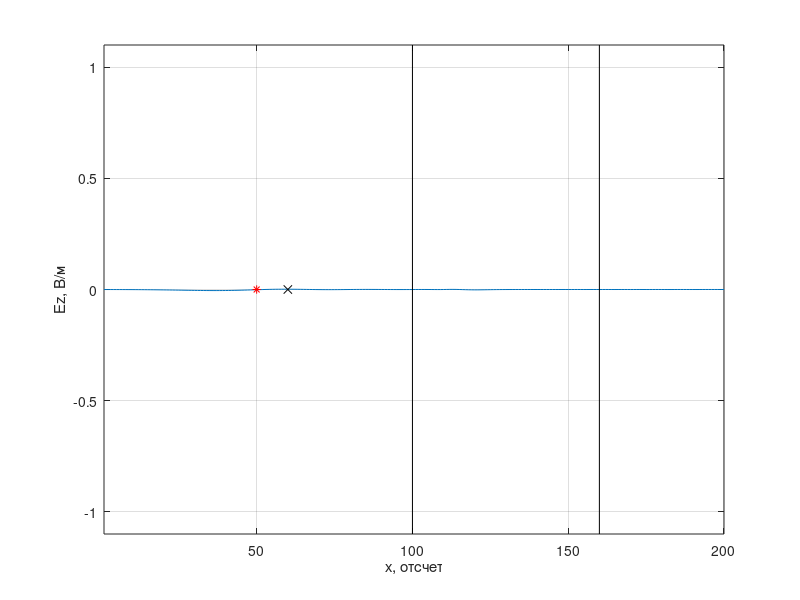
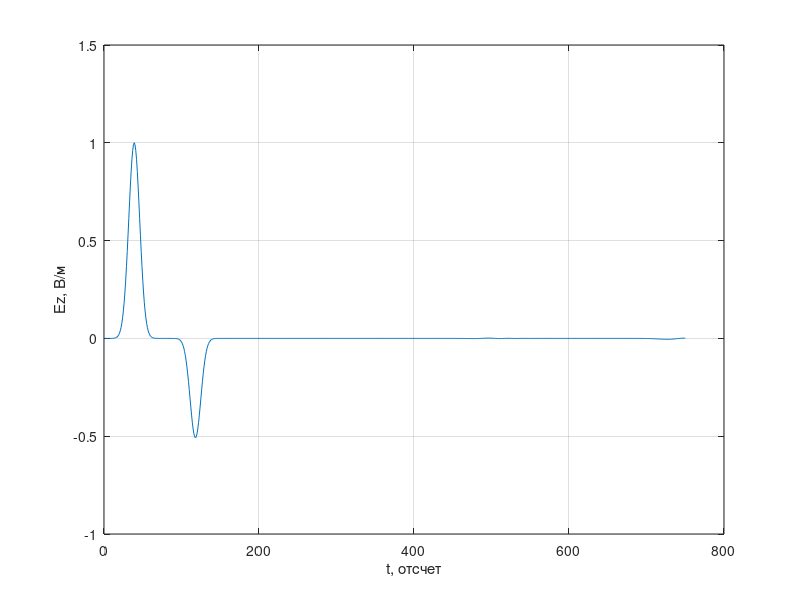

Here is the MATLAB script that generated these plots, in order:
%% Одномерный FDTD. Версия 1.6.1
% Граница раздела воздух - диэлектрик.
% На правой границе массива расположен диэлектрик с потерями.
% Добавлено усреднение коэффициентов для расчета затухания на границе
% поглощающего слоя.
clear

% Волновое сопротивление свободного пространства
W0 = 120 * pi;

% Время расчета в отсчетах
maxTime = 750;

% Размер области моделирования в отсчетах
maxSize = 200;

% Положение источника
sourcePos = 50;

% Положение датчика, регистрирующего поля
probePos = 60;

% Начало диэлектрического слоя
layer_x = 100;

% Где начинается поглощающий диэлектрик
layer_loss_x = 160;

% Потери в среде. loss = sigma * dt / (2 * eps * eps0)
loss = zeros(1, maxSize);
loss(layer_loss_x: end) = 0.01;

Ez = zeros (1, maxSize);
Hy = zeros (1, maxSize - 1);

eps = ones (size (Ez));
eps(layer_x: end) = 9.0;

% Коэффициенты для расчета поля E
ceze = (1 - loss) ./ (1 + loss);
cezh = W0 ./ (eps .* (1 + loss));

% Усреднение коэффициентов на границе поглощающего слоя
ceze(layer_loss_x) = (ceze(layer_loss_x - 1) +...
    ceze(layer_loss_x + 1)) / 2;
cezh(layer_loss_x) = (cezh(layer_loss_x - 1) +...
    cezh(layer_loss_x + 1)) / 2;

% Коэффициенты для расчета поля H
chyh = (1 - loss) ./ (1 + loss);
chye = 1 ./ (W0 * (1 + loss));

% Поле, зарегистрированное в датчике в зависимости от времени
probeTimeEz = zeros (1, maxTime);

figure

for t = 1: maxTime
    % Расчет компоненты поля H
    for m = 1: maxSize - 1
        % До этой строки Hy(n) хранит значение компоненты Hy
        % за предыдущий момент времени
        Hy(m) = chyh(m) * Hy(m) + ...
            chye(m) * (Ez(m + 1) - Ez(m));
    end
    
    Hy(sourcePos - 1) = Hy(sourcePos - 1) - ...
        exp (-(t - 30.0) ^ 2 / 100.0) / W0;
    
    % Расчет компоненты поля E
    Ez(1) = Ez(2);
    
    for m = 2: maxSize - 1
        % До этой строки Ez(n) хранит значение компоненты EzS
        % за предыдущий момент времени
        % Вместо W0 / eps используется cezh
        Ez(m) = ceze(m) * Ez(m) + ...
            cezh(m) * (Hy(m) - Hy(m - 1));
    end

    % Источник возбуждения
    Ez(sourcePos) = Ez(sourcePos) +...
        exp (-(t + 0.5 - (-0.5) - 30.0) ^ 2 / 100.0);
    
    % Регистрация поля в точке
    probeTimeEz(t) = Ez(probePos);
    
    plot (Ez);
    xlim ([1, maxSize]);
    ylim ([-1.1, 1.1]);
    xlabel ('x, отсчет')
    ylabel ('Ez, В/м')
    line ([layer_x, layer_x], [-1.1, 1.1], ...
        'Color',[0.0, 0.0, 0.0]);
    line ([layer_loss_x, layer_loss_x], [-1.1, 1.1], ...
        'Color',[0.0, 0.0, 0.0]);
    grid on
    hold on
    plot (probePos, 0, 'xk');
    plot (sourcePos, 0, '*r');
    hold off
    pause (0.03)
end

figure
plot (probeTimeEz)
xlabel ('t, отсчет')
ylabel ('Ez, В/м')
grid on